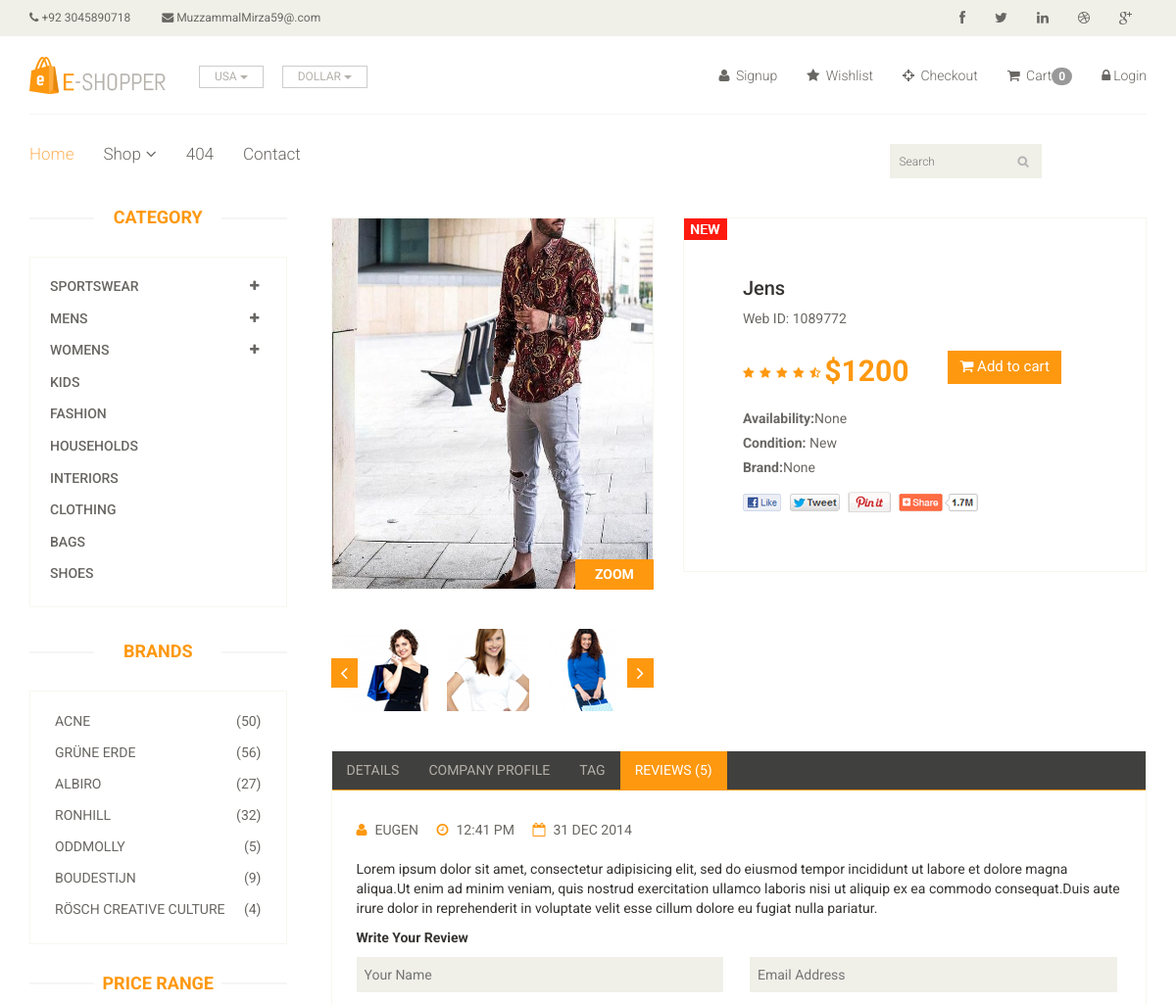
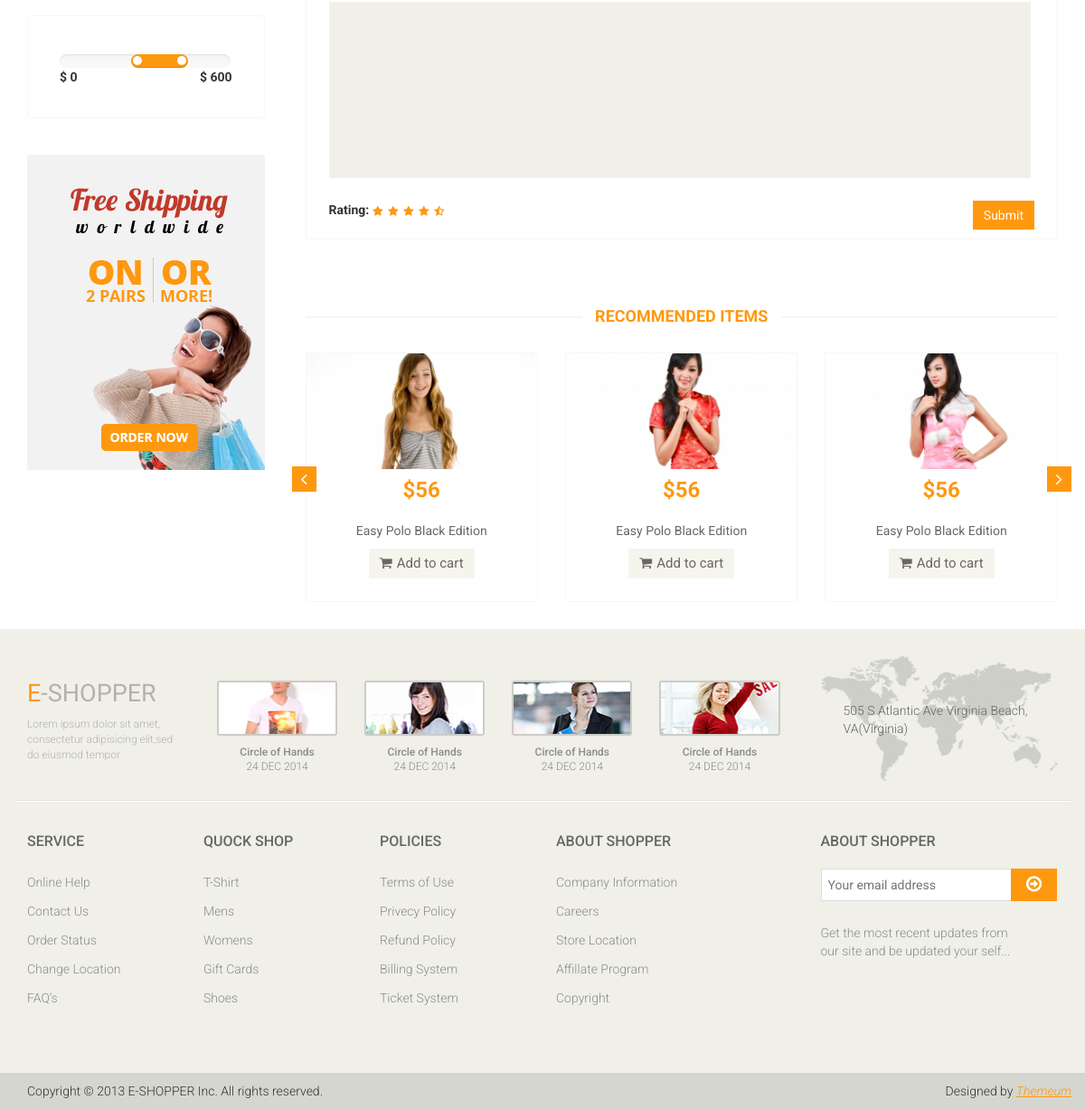
Screenshot of /order_detail/3 with the database file from the repository (2 pictures, top to bottom).
### store/models.py (models this page shows, shortened)
class Product(models.Model):
    Availability = (('In the stock','In the stock'),('out the stock ','Out the Stock'))
    cetagory = models.ForeignKey( Cetagory,on_delete=models.CASCADE,null=False,default='')
    sub_cetagory = models.ForeignKey(Sub_Cetagory,on_delete=models.CASCADE,null=False,default='')
    Brand = models.ForeignKey(Brand,on_delete=models.CASCADE,null=True,default='')
    image = models.ImageField(upload_to='ecommerce/pimg')
    name = models.CharField(max_length=70)
    price = models.IntegerField()
    Availability =models.CharField(choices=Availability,null=True,max_length=70)
    date = models.DateTimeField(auto_now_add=True)

### store/views.py (the view)
# urls.py: path('order_detail/<int:id>',views.order_detail,name='order_detail'),
def order_detail(reqeust,id):
    product=Product.objects.filter(id=id).first()
    return render(reqeust,'product_detail.html',{'product':product})

### store/templates/product_detail.html (shortened to what this page needs)
{% extends 'base.html' %}
{% block body %}
<section>
		<div class="container">
			<div class="row">
				<div class="col-sm-3">
					<div class="left-sidebar">
						<h2>Category</h2>
						<div class="panel-group category-products" id="accordian">
							<div class="panel panel-default">
								<div class="panel-heading">
									<h4 class="panel-title">
										<a data-toggle="collapse" data-parent="#accordian" href="#sportswear">
											<span class="badge pull-right"><i class="fa fa-plus"></i></span>
											Sportswear
										</a>
									</h4>
								</div>
							</div>
							<div class="panel panel-default">
								<div class="panel-heading">
									<h4 class="panel-title">
										<a data-toggle="collapse" data-parent="#accordian" href="#mens">
											<span class="badge pull-right"><i class="fa fa-plus"></i></span>
											Mens
										</a>
									</h4>
								</div>
							</div>
							<div class="panel panel-default">
								<div class="panel-heading">
									<h4 class="panel-title">
										<a data-toggle="collapse" data-parent="#accordian" href="#womens">
											<span class="badge pull-right"><i class="fa fa-plus"></i></span>
											Womens
										</a>
									</h4>
								</div>
							</div>
							<div class="panel panel-default">
								<div class="panel-heading">
									<h4 class="panel-title"><a href="#">Kids</a></h4>
								</div>
							</div>
							<div class="panel panel-default">
								<div class="panel-heading">
									<h4 class="panel-title"><a href="#">Fashion</a></h4>
								</div>
							</div>
							<div class="panel panel-default">
								<div class="panel-heading">
									<h4 class="panel-title"><a href="#">Households</a></h4>
								</div>
							</div>
							<div class="panel panel-default">
								<div class="panel-heading">
									<h4 class="panel-title"><a href="#">Interiors</a></h4>
								</div>
							</div>
							<div class="panel panel-default">
								<div class="panel-heading">
									<h4 class="panel-title"><a href="#">Clothing</a></h4>
								</div>
							</div>
							<div class="panel panel-default">
								<div class="panel-heading">
									<h4 class="panel-title"><a href="#">Bags</a></h4>
								</div>
							</div>
							<div class="panel panel-default">
								<div class="panel-heading">
									<h4 class="panel-title"><a href="#">Shoes</a></h4>
								</div>
							</div>
						</div>
						<div class="brands_products">
							<h2>Brands</h2>
							<div class="brands-name">
								<ul class="nav nav-pills nav-stacked">
									<li><a href=""> <span class="pull-right">(50)</span>Acne</a></li>
									<li><a href=""> <span class="pull-right">(56)</span>Grüne Erde</a></li>
									<li><a href=""> <span class="pull-right">(27)</span>Albiro</a></li>
									<li><a href=""> <span class="pull-right">(32)</span>Ronhill</a></li>
									<li><a href=""> <span class="pull-right">(5)</span>Oddmolly</a></li>
									<li><a href=""> <span class="pull-right">(9)</span>Boudestijn</a></li>
									<li><a href=""> <span class="pull-right">(4)</span>Rösch creative culture</a></li>
								</ul>
							</div>
						</div>
						<div class="price-range">
							<h2>Price Range</h2>
							<div class="well">
								 <input type="text" class="span2" value="" data-slider-min="0" data-slider-max="600" data-slider-step="5" data-slider-value="[250,450]" id="sl2" ><br />
								 <b>$ 0</b> <b class="pull-right">$ 600</b>
							</div>
						</div>
						<div class="shipping text-center">
							<img src="images/home/shipping.jpg" alt="" />
						</div>
					</div>
				</div>
				<div class="col-sm-9 padding-right">
					<div class="product-details">
						<div class="col-sm-5">
							<div class="view-product">
								<img src="/{{product.image}}" alt="" />
								<h3>ZOOM</h3>
							</div>
							<div id="similar-product" class="carousel slide" data-ride="carousel">
								    <div class="carousel-inner">
										<div class="item active">
										  <a href=""><img src="images/product-details/similar1.jpg" alt=""></a>
										  <a href=""><img src="images/product-details/similar2.jpg" alt=""></a>
										  <a href=""><img src="images/product-details/similar3.jpg" alt=""></a>
										</div>
									</div>
								  <a class="left item-control" href="#similar-product" data-slide="prev">
									<i class="fa fa-angle-left"></i>
								  </a>
								  <a class="right item-control" href="#similar-product" data-slide="next">
									<i class="fa fa-angle-right"></i>
								  </a>
							</div>
						</div>
						<div class="col-sm-7">
							<div class="product-information">
								<img src="images/product-details/new.jpg" class="newarrival" alt="" />
								<h2>{{product.name}}</h2>
								<p>Web ID: 1089772</p>
								<img src="images/product-details/rating.png" alt="" />
								<span>
									<span>${{product.price}}</span>
									<button type="button" class="btn btn-fefault cart">
										<i class="fa fa-shopping-cart"></i>
										Add to cart
									</button>
								</span>
								<p><b>Availability:</b>{{product.Availability}}</p>
								<p><b>Condition:</b> New</p>
								<p><b>Brand:</b>{{product.Brand}}</p>
								<a href=""><img src="images/product-details/share.png" class="share img-responsive"  alt="" /></a>
							</div>
						</div>
					</div>
					<div class="category-tab shop-details-tab">
						<div class="col-sm-12">
							<ul class="nav nav-tabs">
								<li><a href="#details" data-toggle="tab">Details</a></li>
								<li><a href="#companyprofile" data-toggle="tab">Company Profile</a></li>
								<li><a href="#tag" data-toggle="tab">Tag</a></li>
								<li class="active"><a href="#reviews" data-toggle="tab">Reviews (5)</a></li>
							</ul>
						</div>
						<div class="tab-content">
							<div class="tab-pane fade active in" id="reviews" >
								<div class="col-sm-12">
									<ul>
										<li><a href=""><i class="fa fa-user"></i>EUGEN</a></li>
										<li><a href=""><i class="fa fa-clock-o"></i>12:41 PM</a></li>
										<li><a href=""><i class="fa fa-calendar-o"></i>31 DEC 2014</a></li>
									</ul>
									<p>Lorem ipsum dolor sit amet, consectetur adipisicing elit, sed do eiusmod tempor incididunt ut labore et dolore magna aliqua.Ut enim ad minim veniam, quis nostrud exercitation ullamco laboris nisi ut aliquip ex ea commodo consequat.Duis aute irure dolor in reprehenderit in voluptate velit esse cillum dolore eu fugiat nulla pariatur.</p>
									<p><b>Write Your Review</b></p>
									<form action="#">
										<span>
											<input type="text" placeholder="Your Name"/>
											<input type="email" placeholder="Email Address"/>
										</span>
										<textarea name="" ></textarea>
										<b>Rating: </b> <img src="images/product-details/rating.png" alt="" />
										<button type="button" class="btn btn-default pull-right">
											Submit
										</button>
									</form>
								</div>
							</div>
						</div>
					</div>
					<div class="recommended_items">
						<h2 class="title text-center">recommended items</h2>
						<div id="recommended-item-carousel" class="carousel slide" data-ride="carousel">
							<div class="carousel-inner">
								<div class="item active">
									<div class="col-sm-4">
										<div class="product-image-wrapper">
											<div class="single-products">
												<div class="productinfo text-center">
													<img src="images/home/recommend1.jpg" alt="" />
													<h2>$56</h2>
													<p>Easy Polo Black Edition</p>
													<button type="button" class="btn btn-default add-to-cart"><i class="fa fa-shopping-cart"></i>Add to cart</button>
												</div>
											</div>
										</div>
									</div>
									<div class="col-sm-4">
										<div class="product-image-wrapper">
											<div class="single-products">
												<div class="productinfo text-center">
													<img src="images/home/recommend2.jpg" alt="" />
													<h2>$56</h2>
													<p>Easy Polo Black Edition</p>
													<button type="button" class="btn btn-default add-to-cart"><i class="fa fa-shopping-cart"></i>Add to cart</button>
												</div>
											</div>
										</div>
									</div>
									<div class="col-sm-4">
										<div class="product-image-wrapper">
											<div class="single-products">
												<div class="productinfo text-center">
													<img src="images/home/recommend3.jpg" alt="" />
													<h2>$56</h2>
													<p>Easy Polo Black Edition</p>
													<button type="button" class="btn btn-default add-to-cart"><i class="fa fa-shopping-cart"></i>Add to cart</button>
												</div>
											</div>
										</div>
									</div>
								</div>
							</div>
							 <a class="left recommended-item-control" href="#recommended-item-carousel" data-slide="prev">
								<i class="fa fa-angle-left"></i>
							  </a>
							  <a class="right recommended-item-control" href="#recommended-item-carousel" data-slide="next">
								<i class="fa fa-angle-right"></i>
							  </a>
						</div>
					</div>
				</div>
			</div>
		</div>
	</section>
{% endblock %}

### rows the page displays
Product: image (picture), name "Jens", price "1200", Availability "None", Brand "None"

### other values shown
{{ request.session.cart|length }} "0"
